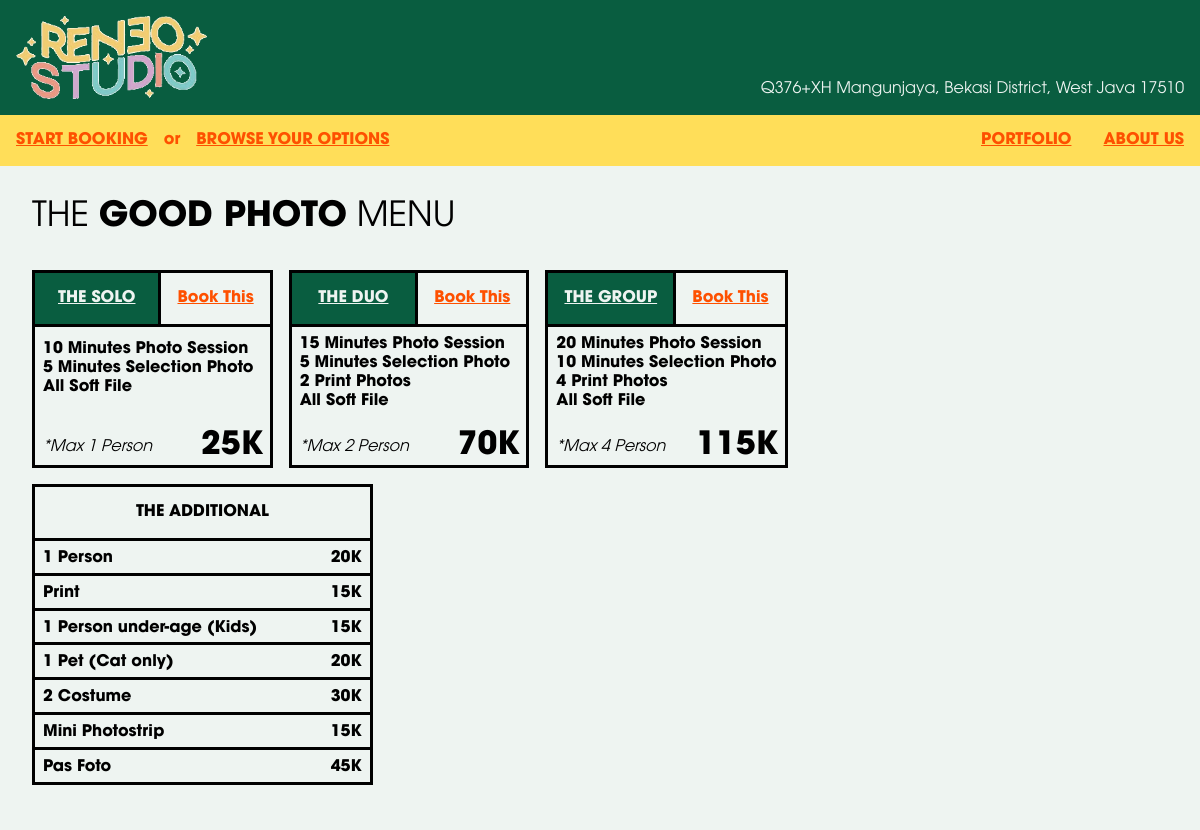
The page /self_photo.php on the database its author committed.
### tables this page shows
CREATE TABLE `singleton` (
  `id` int(11) NOT NULL,
  `judul` text NOT NULL,
  `isi` text NOT NULL
);

CREATE TABLE `good_photo_menu` (
  `id` int(11) NOT NULL,
  `judul` varchar(100) NOT NULL,
  `deskripsi` text DEFAULT NULL,
  `maksimum_orang` int(11) DEFAULT NULL,
  `harga` decimal(15,2) NOT NULL,
  `gambar_contoh` text DEFAULT NULL
);

CREATE TABLE `good_photo_menu_additional` (
  `id` int(11) NOT NULL,
  `deskripsi` text NOT NULL,
  `harga` decimal(15,2) NOT NULL
);

### self_photo.php (the view, shortened to what this page needs)
<!DOCTYPE html>
<?php
$connection = new Connection();
$connection = $connection->connection;
$menu_utama = $connection->query('SELECT * FROM good_photo_menu');
$menu_additional = $connection->query('SELECT * FROM good_photo_menu_additional');
function shortNumber($num)
{
    $units = ['', 'K', 'M', 'B', 'T'];
    for ($i = 0; $num >= 1000; $i++) {
        $num /= 1000;
    }
    return round($num, 1) . $units[$i];
}
?>
<html>
	<?php include('structure/metadata.php'); ?>
	<body>
		<?php include('structure/header.php'); ?>
		<div class="main_content">
			<p style="font-size: 26pt; line-height: 1em;">THE <b>GOOD PHOTO</b> MENU</p>
			<div class="brochure_container">
				<?php while ($row = $menu_utama->fetch_assoc()) { ?>
					<table>
						<thead>
							<tr>
								<th scope="col" colspan="2" class="featured_card_head">
									<a href="self_photo_detail.php?id=<?php echo $row['id']?>"><?php echo strtoupper($row['judul']); ?></a>
								</th>
								<th scope="col" colspan="2"><a href="book.php?preselect_id=<?php echo $row['id']?>">Book This</a></th>
							</tr>
						</thead>
						<tbody>
							<tr>
								<td colspan="4" class="featured_card_description">
									<?php echo nl2br($row['deskripsi']); ?>
								</td>
							</tr>
							<tr>
								<td colspan="3" class="featured_card_footnote">
									<i><?php if (isset($row['deskripsi'])) {echo '*Max '.$row['maksimum_orang'].' Person';} ?></i>
								</td>
								<td colspan="1" class="featured_card_price">
									<?php echo shortNumber($row['harga']); ?>
								</td>
							</tr>
						</tbody>
					</table>
				<?php } ?>
			</div>
			<?php if ($menu_additional->num_rows > 0) { ?>
				<table class="the_additional">
					<thead>
						<tr>
							<th scope="col" colspan="2">THE ADDITIONAL</th>
						</tr>
					</thead>
					<tbody>
						<?php while ($row = $menu_additional->fetch_assoc()) { ?>
							<tr>
								<td>
									<?php echo $row['deskripsi']; ?>
								</td>
								<td><?php echo shortNumber($row['harga']); ?></td>
							</tr>
						<?php } ?>
					</tbody>
				</table>
			<?php } ?>
		</div>
	<body>
</html>

### structure/metadata.php (shortened to what this page needs)
<head>
	<link rel="stylesheet" href="styles.css" />
</head>

### structure/header.php (shortened to what this page needs)
<?php
$connection = new Connection();
$connection = $connection->connection;
$alamat = $connection->query('SELECT isi FROM singleton WHERE judul="alamat"');
$alamat = $alamat->fetch_assoc();
?>
<div class="title_bar">
	<img src="logo.png" alt="Logo Studio Reneo"/>
	<div class="address">
		<p>
			<?php echo $alamat['isi']; ?>
		</p>
	</div>
</div>
<div class="navigation_bar">
	<div class="side">
		<a href="<?php echo 'book.php'?>"><b>START BOOKING</b></a>
		<p><b>or</b></p>
		<a href="<?php echo 'browse.php'?>"><b>BROWSE YOUR OPTIONS</b></a>
	</div>
	<div class="side">
		<a href="<?php echo 'portfolio.php'?>"><b>PORTFOLIO</b></a>
		<a href="<?php echo 'about_us.php'?>"><b>ABOUT US</b></a>
	</div>
</div>

### styles.css (style rules this page uses)
html { font-family: "ITC Avant Garde"; }
body, html { margin: 0; height: 100%; width: 100%; display: flex; flex-direction: column; }
table { table-layout: auto; border-collapse: collapse; margin-right: 1em; margin-bottom: 1em; }
td, th { border: 2.5pt solid black; padding: 1em; }
td { padding: 0.5em; }
.navigation_bar { display: flex; justify-content: space-between; background-color: #ffde59; color: #fe5000; }
.navigation_bar a { color: #fe5000; padding: 1em; }
.navigation_bar .side { display: flex; }
.title_bar { display: flex; justify-content: space-between; padding: 1em; background-color: #095d40; color: #eef4f1; height: 10%; }
.title_bar img { max-width: 100%; height: auto; }
.title_bar .address { display: flex; }
.title_bar .address p { margin: 0; align-self: end; }
.main_content { display: flex; flex-direction: column; padding: 2em; padding-top: 0; background-color: #eef4f1; flex-grow: 1; }
.main_content p { line-height: 1.5rem; width: 50%; }
.main_content .brochure_container { width: 100%; display: flex; flex-wrap: wrap; flex-direction: row; }
.main_content a { color: #fe5000; }
.main_content .featured_card_head { background-color: #095d40; color: #eef4f1; }
.main_content .featured_card_description { border-bottom: 0; padding-bottom: 0; font-weight: bold; }
.main_content .featured_card_footnote { vertical-align: bottom; border-right: 0; border-top: 0; font-weight: normal; }
.main_content .featured_card_price { border-top: 0; border-left: 0; vertical-align: bottom; text-align: right; font-size: 24pt; padding-bottom: 0; padding-right: 0.2em; font-weight: bold; }
.main_content .the_additional { width: 30%; }
.main_content .the_additional td { border-bottom: 0; border-top: 1; padding-bottom: 0.3em; font-weight: bold; }
.main_content .the_additional td:first-child { border-right: 0; }
.main_content .the_additional td:last-child { border-left: 0; text-align: right; }
.main_content .the_additional tr:last-child td { border-bottom: 2.5pt solid black; }

### self_photo.php (style rules this page uses)
.main_content .featured_card_head a { color: #eef4f1; }

### rows shown on the page
singleton: isi "Q376+XH Mangunjaya, Bekasi District, West Java 17510"
good_photo_menu: judul "THE SOLO", deskripsi "10 Minutes Photo Session 5 Minutes Selection Photo All Soft File", maksimum_orang "1", harga "25K"
good_photo_menu: judul "THE DUO", deskripsi "15 Minutes Photo Session 5 Minutes Selection Photo 2 Print Photos All Soft File", maksimum_orang "2", harga "70K"
good_photo_menu: judul "THE GROUP", deskripsi "20 Minutes Photo Session 10 Minutes Selection Photo 4 Print Photos All Soft File", maksimum_orang "4", harga "115K"
good_photo_menu_additional: deskripsi "1 Person", harga "20K"
good_photo_menu_additional: deskripsi "Print", harga "15K"
good_photo_menu_additional: deskripsi "1 Person under-age (Kids)", harga "15K"
good_photo_menu_additional: deskripsi "1 Pet (Cat only)", harga "20K"
good_photo_menu_additional: deskripsi "2 Costume", harga "30K"
good_photo_menu_additional: deskripsi "Mini Photostrip", harga "15K"
good_photo_menu_additional: deskripsi "Pas Foto", harga "45K"
